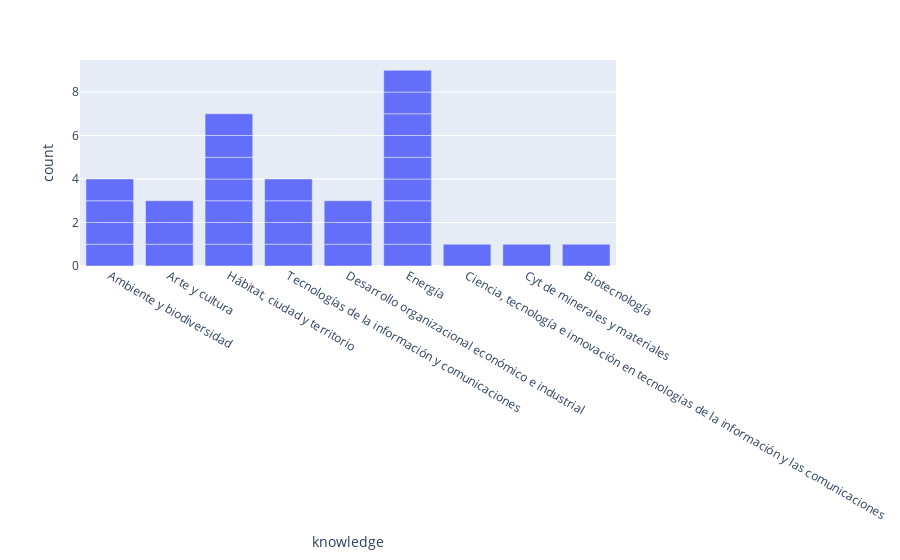

The notebook cell saved with this chart:
### Code cell
fig = px.bar(groups, x='knowledge')
fig.show()

### Figure 1 — Plotly figure (JSON) as saved in the notebook; plotly's stock layout.template omitted (floating-point values rounded to 4 significant figures)
{"data": [{"alignmentgroup": "True", "hovertemplate": "knowledge=%{x}<br>count=%{y}<extra></extra>", "legendgroup": "", "marker": {"color": "#636efa", "pattern": {"shape": ""}}, "name": "", "offsetgroup": "", "orientation": "v", "showlegend": false, "textposition": "auto", "type": "bar", "x": ["Ambiente y biodiversidad", "Arte y cultura", "Arte y cultura", "Hábitat, ciudad y territorio", "Tecnologías de la información y comunicaciones", "Tecnologías de la información y comunicaciones", "Desarrollo organizacional económico e industrial", "Energía", "Desarrollo organizacional económico e industrial", "Hábitat, ciudad y territorio", "Ciencia, tecnología e innovación en tecnologías de la información y las comunicaciones", "Energía", "Tecnologías de la información y comunicaciones", "Energía", "Ambiente y biodiversidad", "Energía", "Energía", "Energía", "Arte y cultura", "Hábitat, ciudad y territorio", "Ambiente y biodiversidad", "Ambiente y biodiversidad", "Tecnologías de la información y comunicaciones", "Hábitat, ciudad y territorio", "Desarrollo organizacional económico e industrial", "Hábitat, ciudad y territorio", "Hábitat, ciudad y territorio", "Hábitat, ciudad y territorio", "Energía", "Cyt de minerales y materiales", "Biotecnología", "Energía", "Energía"], "xaxis": "x", "y": [1, 1, 1, 1, 1, 1, 1, 1, 1, 1, 1, 1, 1, 1, 1, 1, 1, 1, 1, 1, 1, 1, 1, 1, 1, 1, 1, 1, 1, 1, 1, 1, 1], "yaxis": "y"}], "layout": {"autosize": true, "barmode": "relative", "legend": {"tracegroupgap": 0}, "margin": {"t": 60}, "xaxis": {"anchor": "y", "autorange": true, "domain": [0, 1], "range": [-0.5, 8.5], "title": {"text": "knowledge"}, "type": "category"}, "yaxis": {"anchor": "x", "autorange": true, "domain": [0, 1], "range": [0, 9.474], "title": {"text": "count"}, "type": "linear"}}}
